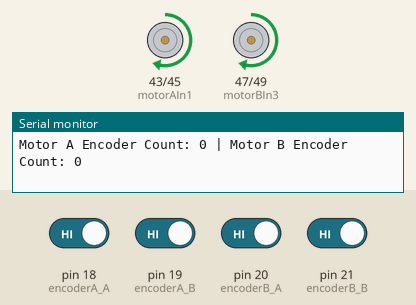
Simulated run of this sketch. Board: Arduino Mega 2560, built with avr-gcc and run on an emulated ATmega2560. Shown: motor-driver pin pairs drawn as motors (green arrow = first pin HIGH = forward, orange = second pin HIGH = backward, longer = more drive, scaled by the enable pin), the last lines printed to the serial monitor. The test bench sets the inputs (shaded band); at power-on: pin 18 (encoderA_A), pin 19 (encoderA_B), pin 20 (encoderB_A), pin 21 (encoderB_B) HIGH.

Above: at 2.5 s.
At 7.5 s:
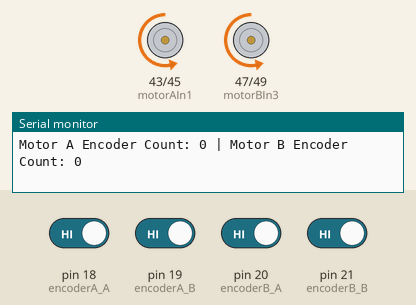
Timing chart, 0 to 13.0 s (numbered marks = the images above):
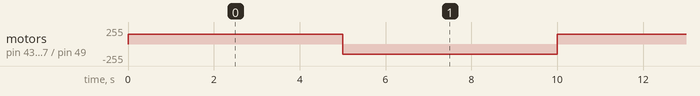

The sketch:

motor_control.ino
```cpp
// Motor A Pins
const int motorAIn1 = 43;
const int motorAIn2 = 45;
const int motorAPWM = 9;

// Motor B Pins
const int motorBIn3 = 47;
const int motorBIn4 = 49;
const int motorBPWM = 10;

// Encoder Pins
const int encoderA_A = 18;  // Motor A Encoder A Phase
const int encoderA_B = 19;  // Motor A Encoder B Phase
const int encoderB_A = 20;   // Motor B Encoder A Phase
const int encoderB_B = 21;   // Motor B Encoder B Phase

// Variables for encoder tracking
volatile int encoderCountA = 0;
volatile int encoderCountB = 0;
int motorSpeed = 150;  // Motor speed (0-255 for PWM)

// Interrupt Service Routines for encoders
void encoderISR_A_A() {
  if (digitalRead(encoderA_A) == digitalRead(encoderA_B)) {
    encoderCountA++;
  } else {
    encoderCountA--;
  }
}

void encoderISR_A_B() {
  if (digitalRead(encoderA_A) == digitalRead(encoderA_B)) {
    encoderCountA--;
  } else {
    encoderCountA++;
  }
}

void encoderISR_B_A() {
  if (digitalRead(encoderB_A) == digitalRead(encoderB_B)) {
    encoderCountB++;
  } else {
    encoderCountB--;
  }
}

void encoderISR_B_B() {
  if (digitalRead(encoderB_A) == digitalRead(encoderB_B)) {
    encoderCountB--;
  } else {
    encoderCountB++;
  }
}

void setup() {
  // Motor A setup
  pinMode(motorAIn1, OUTPUT);
  pinMode(motorAIn2, OUTPUT);
  pinMode(motorAPWM, OUTPUT);

  // Motor B setup
  pinMode(motorBIn3, OUTPUT);
  pinMode(motorBIn4, OUTPUT);
  pinMode(motorBPWM, OUTPUT);

  // Encoder setup
  pinMode(encoderA_A, INPUT_PULLUP);
  pinMode(encoderA_B, INPUT_PULLUP);
  pinMode(encoderB_A, INPUT_PULLUP);
  pinMode(encoderB_B, INPUT_PULLUP);

  // Attach interrupts for encoders
  attachInterrupt(digitalPinToInterrupt(encoderA_A), encoderISR_A_A, CHANGE);
  attachInterrupt(digitalPinToInterrupt(encoderA_B), encoderISR_A_B, CHANGE);
  attachInterrupt(digitalPinToInterrupt(encoderB_A), encoderISR_B_A, CHANGE);
  attachInterrupt(digitalPinToInterrupt(encoderB_B), encoderISR_B_B, CHANGE);

  Serial.begin(115200);  // For monitoring the encoder count
}

void loop() {
  // Set motor speed
  analogWrite(motorAPWM, motorSpeed);
  analogWrite(motorBPWM, motorSpeed);

  // Move reverse (for testing or as needed)
  digitalWrite(motorAIn1, HIGH);   // Reverse for Motor A
  digitalWrite(motorAIn2, LOW);
  digitalWrite(motorBIn3, HIGH);   // Reverse for Motor B
  digitalWrite(motorBIn4, LOW);

  // Print encoder counts (for reverse motion)
  Serial.print("Motor A Encoder Count: ");
  Serial.print(encoderCountA);
  Serial.print(" | Motor B Encoder Count: ");
  Serial.println(encoderCountB);

  // Delay for reverse motion
  delay(5000);

  // Move forward
  digitalWrite(motorAIn1, LOW);    // Forward for Motor A
  digitalWrite(motorAIn2, HIGH);
  digitalWrite(motorBIn3, LOW);    // Forward for Motor B
  digitalWrite(motorBIn4, HIGH);

  // Print encoder counts (for forward motion)
  Serial.print("Motor A Encoder Count: ");
  Serial.print(encoderCountA);
  Serial.print(" | Motor B Encoder Count: ");
  Serial.println(encoderCountB);

  // Delay for forward motion
  delay(5000);

  // Stop after reaching target
  if (encoderCountA >= 1000 || encoderCountB >= 1000) {
    digitalWrite(motorAIn1, LOW);
    digitalWrite(motorAIn2, LOW);
    digitalWrite(motorBIn3, LOW);
    digitalWrite(motorBIn4, LOW);
    analogWrite(motorAPWM, 0);
    analogWrite(motorBPWM, 0);
    Serial.println("Target reached, stopping motors.");
    while (true);  // Stop further execution
  }

// TO STOP MOTORS RUN THIS COMMAND!!!!
//analogWrite(motorAPWM, 0);    // Stop Motor A
//  analogWrite(motorBPWM, 0);    // Stop Motor B
}
```

Measured:
- by itself, motor on pin 43 (motorAIn1) / pin 45 (motorAIn2), motor on pin 47 (motorBIn3) / pin 49 (motorBIn4): alternates forward 150/255 for 5.0 s and backward 150/255 for 5.0 s
